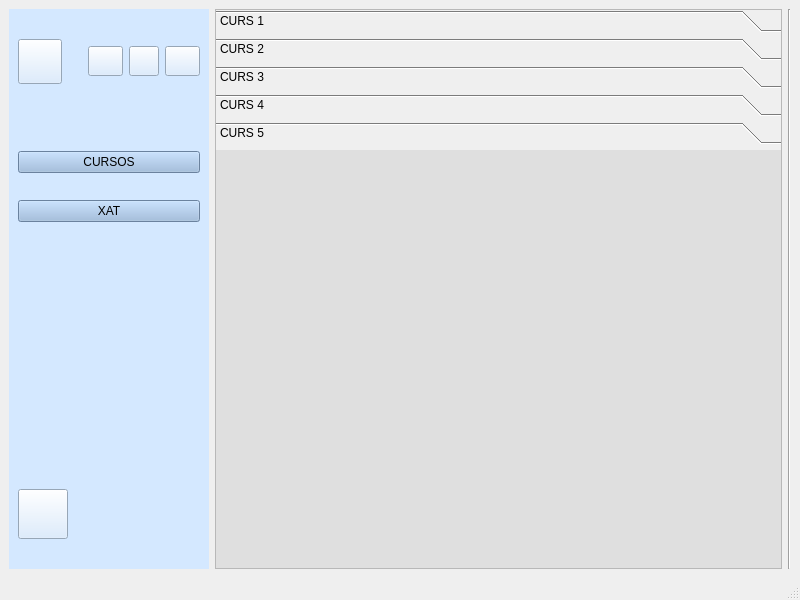
<?xml version="1.0" encoding="UTF-8"?>
<ui version="4.0">
 <class>inici_alumne</class>
 <widget class="QMainWindow" name="inici_alumne">
  <property name="geometry">
   <rect>
    <x>0</x>
    <y>0</y>
    <width>800</width>
    <height>600</height>
   </rect>
  </property>
  <property name="windowTitle">
   <string>MainWindow</string>
  </property>
  <widget class="QWidget" name="centralwidget">
   <layout class="QHBoxLayout" name="horizontalLayout">
    <item>
     <widget class="QWidget" name="barra_lateral" native="true">
      <property name="sizePolicy">
       <sizepolicy hsizetype="Minimum" vsizetype="Minimum">
        <horstretch>0</horstretch>
        <verstretch>0</verstretch>
       </sizepolicy>
      </property>
      <property name="maximumSize">
       <size>
        <width>200</width>
        <height>16777215</height>
       </size>
      </property>
      <property name="styleSheet">
       <string notr="true">background-color: rgb(212, 232, 255);</string>
      </property>
      <layout class="QVBoxLayout" name="verticalLayout_2">
       <property name="sizeConstraint">
        <enum>QLayout::SetNoConstraint</enum>
       </property>
       <item>
        <layout class="QHBoxLayout" name="horizontalLayout_3">
         <item>
          <widget class="QPushButton" name="perfil_3">
           <property name="enabled">
            <bool>true</bool>
           </property>
           <property name="sizePolicy">
            <sizepolicy hsizetype="Expanding" vsizetype="Expanding">
             <horstretch>0</horstretch>
             <verstretch>0</verstretch>
            </sizepolicy>
           </property>
           <property name="maximumSize">
            <size>
             <width>45</width>
             <height>45</height>
            </size>
           </property>
           <property name="styleSheet">
            <string notr="true">border-image: url(:/prefijoNuevo/png/persona.png);</string>
           </property>
           <property name="text">
            <string/>
           </property>
          </widget>
         </item>
         <item>
          <spacer name="horizontalSpacer_3">
           <property name="orientation">
            <enum>Qt::Horizontal</enum>
           </property>
           <property name="sizeType">
            <enum>QSizePolicy::Fixed</enum>
           </property>
           <property name="sizeHint" stdset="0">
            <size>
             <width>20</width>
             <height>20</height>
            </size>
           </property>
          </spacer>
         </item>
         <item>
          <widget class="QPushButton" name="idioma1_3">
           <property name="sizePolicy">
            <sizepolicy hsizetype="Fixed" vsizetype="Fixed">
             <horstretch>0</horstretch>
             <verstretch>0</verstretch>
            </sizepolicy>
           </property>
           <property name="maximumSize">
            <size>
             <width>35</width>
             <height>30</height>
            </size>
           </property>
           <property name="styleSheet">
            <string notr="true">border-image: url(:/prefijoNuevo/png/esp.png);</string>
           </property>
           <property name="text">
            <string/>
           </property>
          </widget>
         </item>
         <item>
          <widget class="QPushButton" name="idioma2_3">
           <property name="sizePolicy">
            <sizepolicy hsizetype="Fixed" vsizetype="Fixed">
             <horstretch>0</horstretch>
             <verstretch>0</verstretch>
            </sizepolicy>
           </property>
           <property name="maximumSize">
            <size>
             <width>30</width>
             <height>30</height>
            </size>
           </property>
           <property name="styleSheet">
            <string notr="true">border-image: url(:/prefijoNuevo/png/val.png);</string>
           </property>
           <property name="text">
            <string/>
           </property>
          </widget>
         </item>
         <item>
          <widget class="QPushButton" name="idioma3_3">
           <property name="sizePolicy">
            <sizepolicy hsizetype="Fixed" vsizetype="Fixed">
             <horstretch>0</horstretch>
             <verstretch>0</verstretch>
            </sizepolicy>
           </property>
           <property name="maximumSize">
            <size>
             <width>35</width>
             <height>30</height>
            </size>
           </property>
           <property name="styleSheet">
            <string notr="true">border-image: url(:/prefijoNuevo/png/ingles.png);</string>
           </property>
           <property name="text">
            <string/>
           </property>
          </widget>
         </item>
        </layout>
       </item>
       <item>
        <spacer name="verticalSpacer_3">
         <property name="orientation">
          <enum>Qt::Vertical</enum>
         </property>
         <property name="sizeType">
          <enum>QSizePolicy::Fixed</enum>
         </property>
         <property name="sizeHint" stdset="0">
          <size>
           <width>20</width>
           <height>40</height>
          </size>
         </property>
        </spacer>
       </item>
       <item>
        <widget class="QPushButton" name="cursos_2">
         <property name="styleSheet">
          <string notr="true">background-color: rgb(150, 182, 221);</string>
         </property>
         <property name="text">
          <string>CURSOS</string>
         </property>
        </widget>
       </item>
       <item>
        <widget class="QPushButton" name="xat_2">
         <property name="styleSheet">
          <string notr="true">background-color: rgb(150, 182, 221);</string>
         </property>
         <property name="text">
          <string>XAT</string>
         </property>
        </widget>
       </item>
       <item>
        <spacer name="verticalSpacer_4">
         <property name="orientation">
          <enum>Qt::Vertical</enum>
         </property>
         <property name="sizeType">
          <enum>QSizePolicy::Fixed</enum>
         </property>
         <property name="sizeHint" stdset="0">
          <size>
           <width>20</width>
           <height>240</height>
          </size>
         </property>
        </spacer>
       </item>
       <item>
        <widget class="QPushButton" name="apagar_2">
         <property name="sizePolicy">
          <sizepolicy hsizetype="Expanding" vsizetype="Expanding">
           <horstretch>0</horstretch>
           <verstretch>0</verstretch>
          </sizepolicy>
         </property>
         <property name="maximumSize">
          <size>
           <width>50</width>
           <height>50</height>
          </size>
         </property>
         <property name="toolTip">
          <string/>
         </property>
         <property name="styleSheet">
          <string notr="true">border-image: url(:/prefijoNuevo/png/apagar.png);</string>
         </property>
         <property name="text">
          <string/>
         </property>
        </widget>
       </item>
      </layout>
     </widget>
    </item>
    <item>
     <layout class="QVBoxLayout" name="llista_cursos">
      <item>
       <widget class="QToolBox" name="toolBox_2">
        <property name="toolTip">
         <string>&lt;html&gt;&lt;head/&gt;&lt;body&gt;&lt;p&gt;hhhh&lt;/p&gt;&lt;p&gt;&lt;br/&gt;&lt;/p&gt;&lt;/body&gt;&lt;/html&gt;</string>
        </property>
        <property name="styleSheet">
         <string notr="true">border-top-color: rgb(0, 0, 255);</string>
        </property>
        <property name="frameShape">
         <enum>QFrame::StyledPanel</enum>
        </property>
        <property name="frameShadow">
         <enum>QFrame::Plain</enum>
        </property>
        <property name="currentIndex">
         <number>4</number>
        </property>
        <widget class="QWidget" name="page_13">
         <property name="geometry">
          <rect>
           <x>0</x>
           <y>0</y>
           <width>563</width>
           <height>344</height>
          </rect>
         </property>
         <property name="styleSheet">
          <string notr="true">background-color: rgb(223, 223, 223);</string>
         </property>
         <attribute name="label">
          <string>CURS 1</string>
         </attribute>
         <widget class="QWidget" name="verticalLayoutWidget_6">
          <property name="geometry">
           <rect>
            <x>0</x>
            <y>-10</y>
            <width>561</width>
            <height>391</height>
           </rect>
          </property>
          <layout class="QVBoxLayout" name="verticalLayout_10"/>
         </widget>
        </widget>
        <widget class="QWidget" name="page_3">
         <property name="geometry">
          <rect>
           <x>0</x>
           <y>0</y>
           <width>563</width>
           <height>344</height>
          </rect>
         </property>
         <property name="styleSheet">
          <string notr="true">background-color: rgb(223, 223, 223);</string>
         </property>
         <attribute name="label">
          <string>CURS 2</string>
         </attribute>
         <widget class="QWidget" name="verticalLayoutWidget_7">
          <property name="geometry">
           <rect>
            <x>0</x>
            <y>-10</y>
            <width>561</width>
            <height>391</height>
           </rect>
          </property>
          <layout class="QVBoxLayout" name="verticalLayout_11"/>
         </widget>
        </widget>
        <widget class="QWidget" name="page_14">
         <property name="geometry">
          <rect>
           <x>0</x>
           <y>0</y>
           <width>563</width>
           <height>344</height>
          </rect>
         </property>
         <property name="styleSheet">
          <string notr="true">background-color: rgb(223, 223, 223);</string>
         </property>
         <attribute name="label">
          <string>CURS 3</string>
         </attribute>
         <widget class="QWidget" name="verticalLayoutWidget_8">
          <property name="geometry">
           <rect>
            <x>0</x>
            <y>-10</y>
            <width>561</width>
            <height>391</height>
           </rect>
          </property>
          <layout class="QVBoxLayout" name="verticalLayout_12"/>
         </widget>
        </widget>
        <widget class="QWidget" name="page_15">
         <property name="geometry">
          <rect>
           <x>0</x>
           <y>0</y>
           <width>563</width>
           <height>344</height>
          </rect>
         </property>
         <property name="styleSheet">
          <string notr="true">background-color: rgb(223, 223, 223);</string>
         </property>
         <attribute name="label">
          <string>CURS 4</string>
         </attribute>
         <widget class="QWidget" name="verticalLayoutWidget_9">
          <property name="geometry">
           <rect>
            <x>0</x>
            <y>-10</y>
            <width>561</width>
            <height>401</height>
           </rect>
          </property>
          <layout class="QVBoxLayout" name="verticalLayout_13"/>
         </widget>
        </widget>
        <widget class="QWidget" name="page_16">
         <property name="geometry">
          <rect>
           <x>0</x>
           <y>0</y>
           <width>563</width>
           <height>344</height>
          </rect>
         </property>
         <property name="styleSheet">
          <string notr="true">background-color: rgb(223, 223, 223);</string>
         </property>
         <attribute name="label">
          <string>CURS 5</string>
         </attribute>
         <widget class="QWidget" name="verticalLayoutWidget_10">
          <property name="geometry">
           <rect>
            <x>0</x>
            <y>-10</y>
            <width>571</width>
            <height>401</height>
           </rect>
          </property>
          <layout class="QVBoxLayout" name="verticalLayout_14"/>
         </widget>
        </widget>
       </widget>
      </item>
     </layout>
    </item>
    <item>
     <widget class="Line" name="line">
      <property name="orientation">
       <enum>Qt::Vertical</enum>
      </property>
     </widget>
    </item>
   </layout>
  </widget>
  <widget class="QMenuBar" name="menubar">
   <property name="geometry">
    <rect>
     <x>0</x>
     <y>0</y>
     <width>800</width>
     <height>27</height>
    </rect>
   </property>
  </widget>
  <widget class="QStatusBar" name="statusbar"/>
 </widget>
 <resources>
  <include location="../img/recursos.qrc"/>
 </resources>
 <connections/>
</ui>
